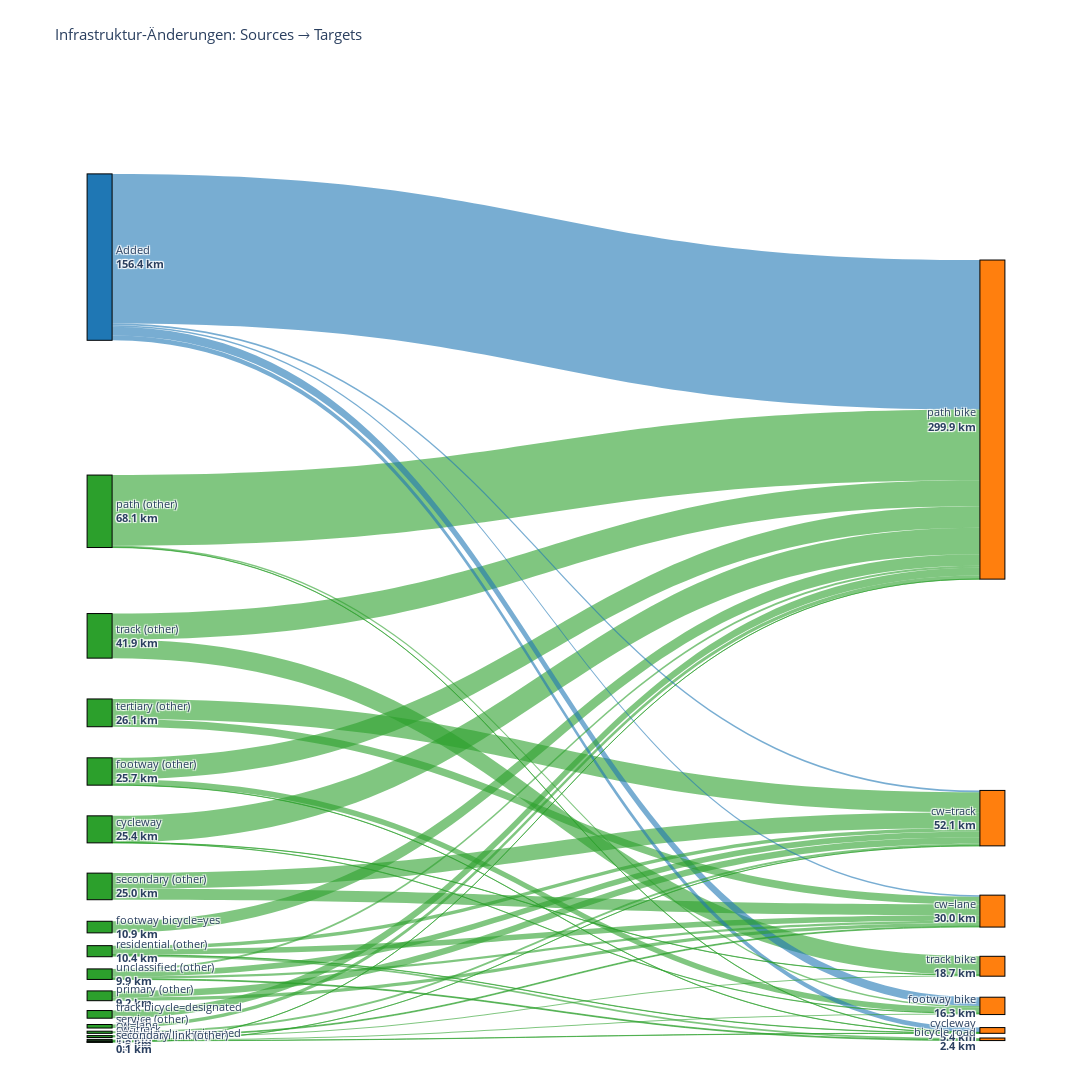

Notebook code cell kept with this figure:
### Code cell
# Sankey-Diagramm mit plotly erstellen (mit differenzierten Quellen)
import plotly.graph_objects as go
import numpy as np

# Erstelle Sankey-Daten
sankey_df = get_infrastructure_analysis_sankey()

# Filtere nur positive Werte
sankey_df = sankey_df[sankey_df['value'] > 0].copy()

# Hole alle eindeutigen Sources und Targets
sources = sorted(sankey_df['source'].unique())
targets = sorted(sankey_df['target'].unique())

# Berechne Gesamtwerte für Farbcodierung und Sortierung
source_totals = sankey_df.groupby('source')['value'].sum().to_dict()
target_totals = sankey_df.groupby('target')['value'].sum().to_dict()

# Sortiere nach Gesamtwert für bessere Positionierung
sources = sorted(sources, key=lambda x: source_totals.get(x, 0), reverse=True)
targets = sorted(targets, key=lambda x: target_totals.get(x, 0), reverse=True)

# Erstelle Liste aller Knoten: Sources links, Targets rechts (auch wenn sie überlappen)
# Jeder Knoten erscheint zweimal wenn er sowohl Source als auch Target ist
all_nodes = sources + targets
# Erstelle Indizes: Sources bekommen Indizes 0..len(sources)-1, Targets bekommen len(sources)..len(sources)+len(targets)-1
source_indices_map = {source: idx for idx, source in enumerate(sources)}
target_indices_map = {target: len(sources) + idx for idx, target in enumerate(targets)}

# Erstelle source, target und value Listen für plotly
source_indices = []
target_indices = []
values = []
link_colors = []

# Farben definieren
color_added = 'rgba(31, 119, 180, 0.6)'
color_other = 'rgba(44, 160, 44, 0.6)'

for _, row in sankey_df.iterrows():
    source = row['source']
    target = row['target']
    value = row['value']
    
    # Verwende separate Indizes für Sources (links) und Targets (rechts)
    source_indices.append(source_indices_map[source])
    target_indices.append(target_indices_map[target])
    values.append(value)
    
    # Farbe basierend auf Source
    if source == 'Added':
        link_colors.append(color_added)
    else:
        link_colors.append(color_other)

# Erstelle Knoten-Farben und Labels
node_colors = []
node_labels = []
node_x = []  # X-Positionen: 0 für Sources, 1 für Targets
node_y = []  # Y-Positionen: proportional zu Werten

# Berechne Y-Positionen für Sources (proportional zu Werten)
source_total = sum(source_totals.values())
y_current = 0
source_y_positions = {}
for source in sources:
    total = source_totals.get(source, 0)
    if total > 0:
        height = total / source_total if source_total > 0 else 0
        source_y_positions[source] = y_current + height / 2
        y_current += height

# Berechne Y-Positionen für Targets (proportional zu Werten)
target_total = sum(target_totals.values())
y_current = 0
target_y_positions = {}
for target in targets:
    total = target_totals.get(target, 0)
    if total > 0:
        height = total / target_total if target_total > 0 else 0
        target_y_positions[target] = y_current + height / 2
        y_current += height

# Erstelle Knoten-Arrays: Zuerst alle Sources, dann alle Targets
# Sources (links)
for source in sources:
    node_x.append(0.05)  # Links für Sources, mit etwas Abstand zum Rand
    node_y.append(source_y_positions.get(source, 0))
    if source == 'Added':
        node_colors.append('#1f77b4')
    else:
        node_colors.append('#2ca02c')
    # Label mit Gesamtwert - kürzere Formatierung
    total = source_totals.get(source, 0)
    label = source.replace('hw=', '').replace('_other', ' (other)').replace('_', ' ')
    if len(label) > 30:
        label = label[:27] + '...'
    node_labels.append(f'{label}<br><b>{total:.1f} km</b>')

# Targets (rechts)
for target in targets:
    node_x.append(0.95)  # Rechts für Targets, mit etwas Abstand zum Rand
    node_y.append(target_y_positions.get(target, 0))
    node_colors.append('#ff7f0e')
    total = target_totals.get(target, 0)
    label = target.replace('hw=', '').replace('bicycle=designated', 'bike').replace('bicycle=yes', 'bike').replace('_', ' ')
    if len(label) > 30:
        label = label[:27] + '...'
    node_labels.append(f'{label}<br><b>{total:.1f} km</b>')

# Erstelle das Sankey-Diagramm
fig = go.Figure(data=[go.Sankey(
    arrangement='perpendicular',  # Bessere Anordnung der Links
    node=dict(
        pad=30,  # Mehr Abstand zwischen Knoten
        thickness=25,  # Dickere Knoten für bessere Lesbarkeit
        line=dict(color="black", width=1),
        label=node_labels,
        color=node_colors,
        x=node_x,
        y=node_y
    ),
    link=dict(
        source=source_indices,
        target=target_indices,
        value=values,
        color=link_colors,
        hovertemplate='<b>%{source.label}</b> → <b>%{target.label}</b><br>Wert: <b>%{value:.1f} km</b><extra></extra>'
    )
)])

fig.update_layout(
    title_text="Infrastruktur-Änderungen: Sources → Targets",
    font_size=11,
    height=1500,
    width=1600,  # Etwas breiter für bessere Darstellung
    margin=dict(l=50, r=50, t=80, b=50)  # Mehr Rand für Labels
)

fig.show()

### Figure 1 — Plotly figure (JSON) as saved in the notebook; plotly's stock layout.template omitted (floating-point values rounded to 4 significant figures)
{"data": [{"arrangement": "perpendicular", "link": {"color": ["rgba(31, 119, 180, 0.6)", "rgba(44, 160, 44, 0.6)", "rgba(44, 160, 44, 0.6)", "rgba(44, 160, 44, 0.6)", "rgba(44, 160, 44, 0.6)", "rgba(44, 160, 44, 0.6)", "rgba(44, 160, 44, 0.6)", "rgba(44, 160, 44, 0.6)", "rgba(44, 160, 44, 0.6)", "rgba(44, 160, 44, 0.6)", "rgba(31, 119, 180, 0.6)", "rgba(44, 160, 44, 0.6)", "rgba(44, 160, 44, 0.6)", "rgba(44, 160, 44, 0.6)", "rgba(44, 160, 44, 0.6)", "rgba(44, 160, 44, 0.6)", "rgba(44, 160, 44, 0.6)", "rgba(31, 119, 180, 0.6)", "rgba(44, 160, 44, 0.6)", "rgba(44, 160, 44, 0.6)", "rgba(44, 160, 44, 0.6)", "rgba(44, 160, 44, 0.6)", "rgba(44, 160, 44, 0.6)", "rgba(44, 160, 44, 0.6)", "rgba(31, 119, 180, 0.6)", "rgba(44, 160, 44, 0.6)", "rgba(31, 119, 180, 0.6)", "rgba(44, 160, 44, 0.6)", "rgba(44, 160, 44, 0.6)", "rgba(44, 160, 44, 0.6)", "rgba(44, 160, 44, 0.6)", "rgba(44, 160, 44, 0.6)", "rgba(44, 160, 44, 0.6)", "rgba(44, 160, 44, 0.6)", "rgba(44, 160, 44, 0.6)", "rgba(44, 160, 44, 0.6)", "rgba(44, 160, 44, 0.6)", "rgba(44, 160, 44, 0.6)", "rgba(44, 160, 44, 0.6)", "rgba(44, 160, 44, 0.6)"], "hovertemplate": "<b>%{source.label}</b> → <b>%{target.label}</b><br>Wert: <b>%{value:.1f} km</b><extra></extra>", "source": [0, 1, 5, 2, 4, 3, 2, 6, 7, 6, 0, 3, 11, 10, 4, 9, 8, 0, 8, 12, 10, 9, 13, 9, 0, 8, 0, 1, 15, 14, 14, 9, 8, 1, 5, 4, 5, 15, 16, 17], "target": [18, 18, 18, 18, 18, 19, 21, 19, 18, 20, 22, 20, 18, 19, 22, 19, 20, 23, 19, 18, 20, 20, 19, 18, 19, 24, 20, 22, 22, 21, 20, 24, 23, 23, 22, 23, 21, 23, 18, 19], "value": [140.5, 66.4, 25, 24.4, 20.2, 18.9, 17.5, 14.7, 10.9, 10.3, 8.3, 7.2, 7.2, 6.1, 5.3, 5.2, 5.1, 4.4, 3.4, 3.3, 3.1, 2, 2, 1.9, 1.7, 1.6, 1.5, 1.4, 1.1, 1, 0.8, 0.8, 0.3, 0.3, 0.2, 0.2, 0.2, 0.2, 0.1, 0.1]}, "node": {"color": ["#1f77b4", "#2ca02c", "#2ca02c", "#2ca02c", "#2ca02c", "#2ca02c", "#2ca02c", "#2ca02c", "#2ca02c", "#2ca02c", "#2ca02c", "#2ca02c", "#2ca02c", "#2ca02c", "#2ca02c", "#2ca02c", "#2ca02c", "#2ca02c", "#ff7f0e", "#ff7f0e", "#ff7f0e", "#ff7f0e", "#ff7f0e", "#ff7f0e", "#ff7f0e"], "label": ["Added<br><b>156.4 km</b>", "path (other)<br><b>68.1 km</b>", "track (other)<br><b>41.9 km</b>", "tertiary (other)<br><b>26.1 km</b>", "footway (other)<br><b>25.7 km</b>", "cycleway<br><b>25.4 km</b>", "secondary (other)<br><b>25.0 km</b>", "footway bicycle=yes<br><b>10.9 km</b>", "residential (other)<br><b>10.4 km</b>", "unclassified (other)<br><b>9.9 km</b>", "primary (other)<br><b>9.2 km</b>", "track bicycle=designated<br><b>7.2 km</b>", "service (other)<br><b>3.3 km</b>", "cw=lane<br><b>2.0 km</b>", "cw=track<br><b>1.8 km</b>", "path bicycle=designated<br><b>1.3 km</b>", "pedestrian (other)<br><b>0.1 km</b>", "secondary link (other)<br><b>0.1 km</b>", "path bike<br><b>299.9 km</b>", "cw=track<br><b>52.1 km</b>", "cw=lane<br><b>30.0 km</b>", "track bike<br><b>18.7 km</b>", "footway bike<br><b>16.3 km</b>", "cycleway<br><b>5.4 km</b>", "bicycle road<br><b>2.4 km</b>"], "line": {"color": "black", "width": 1}, "pad": 30, "thickness": 25, "x": [0.05, 0.05, 0.05, 0.05, 0.05, 0.05, 0.05, 0.05, 0.05, 0.05, 0.05, 0.05, 0.05, 0.05, 0.05, 0.05, 0.05, 0.05, 0.95, 0.95, 0.95, 0.95, 0.95, 0.95, 0.95], "y": [0.1841, 0.4483, 0.5778, 0.6578, 0.7188, 0.779, 0.8383, 0.8805, 0.9056, 0.9295, 0.952, 0.9713, 0.9836, 0.9899, 0.9944, 0.998, 0.9996, 0.9999, 0.353, 0.7673, 0.8639, 0.9213, 0.9625, 0.988, 0.9972]}, "type": "sankey"}], "layout": {"font": {"size": 11}, "height": 1500, "margin": {"b": 50, "l": 50, "r": 50, "t": 80}, "title": {"text": "Infrastruktur-Änderungen: Sources → Targets"}, "width": 1600}}
